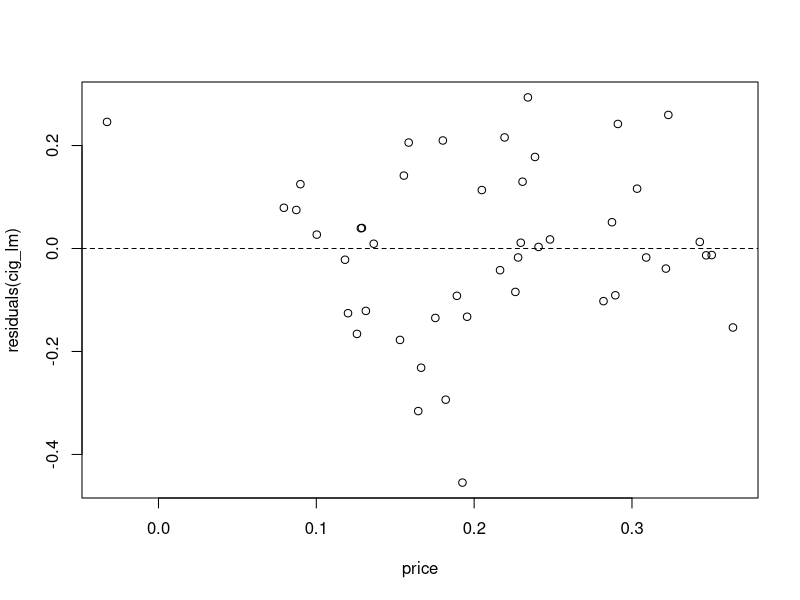
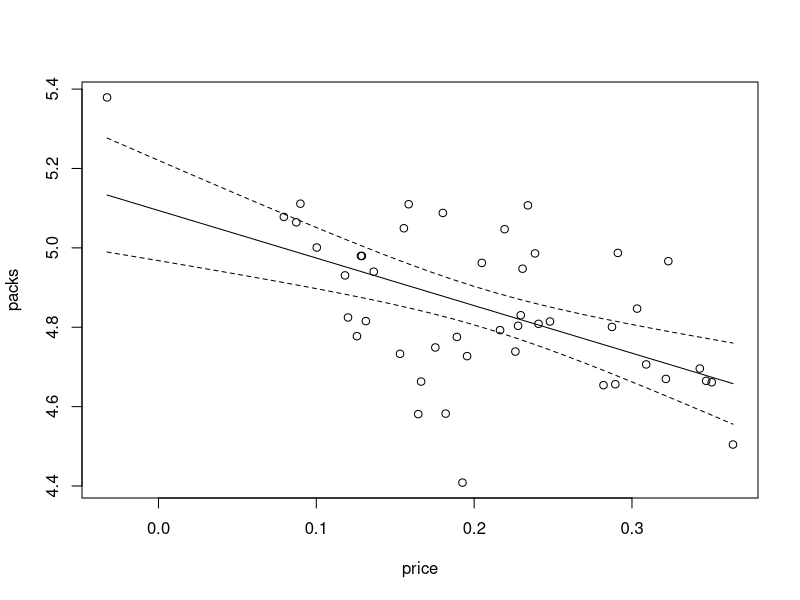
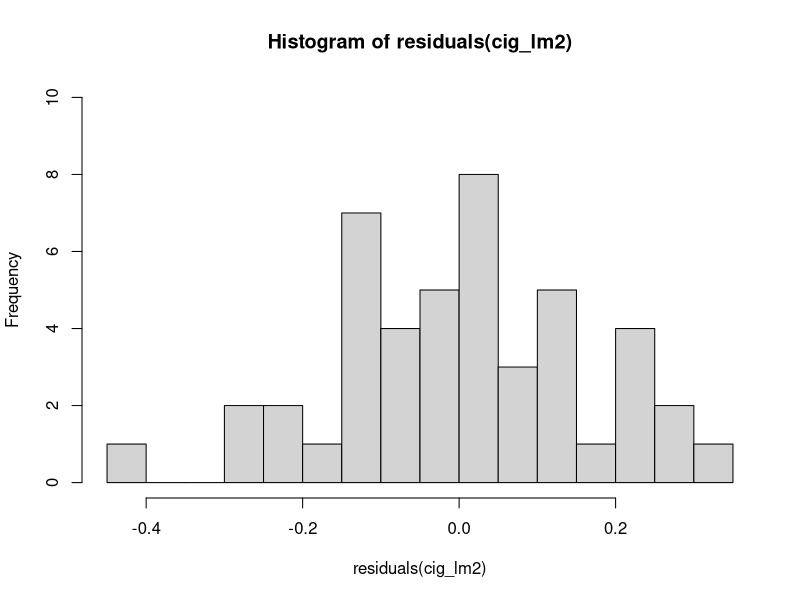
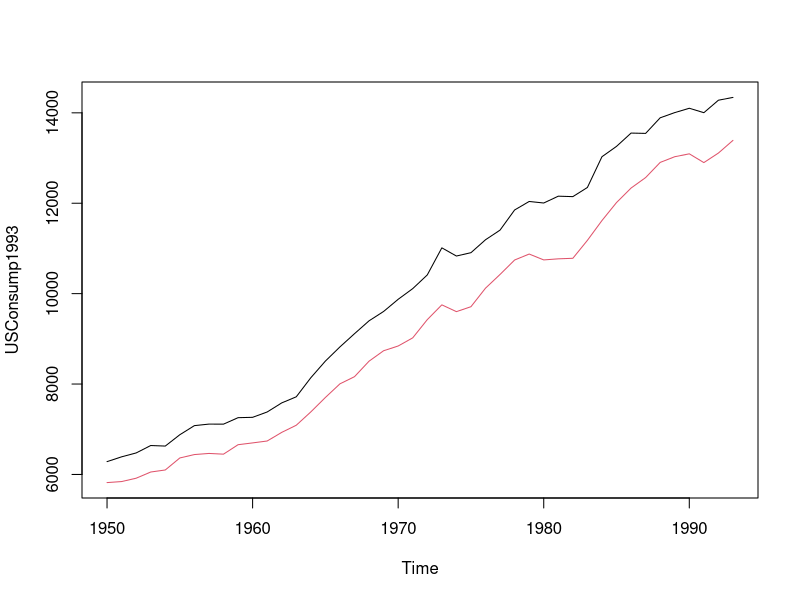
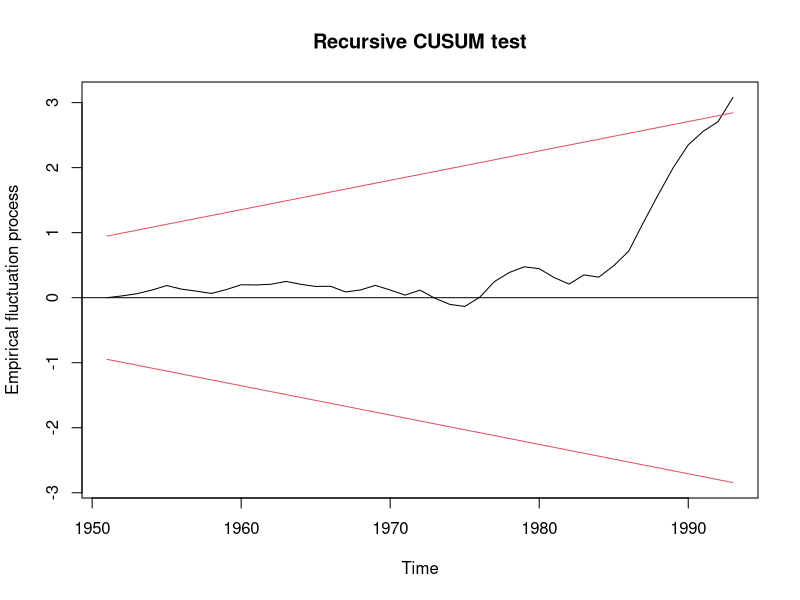
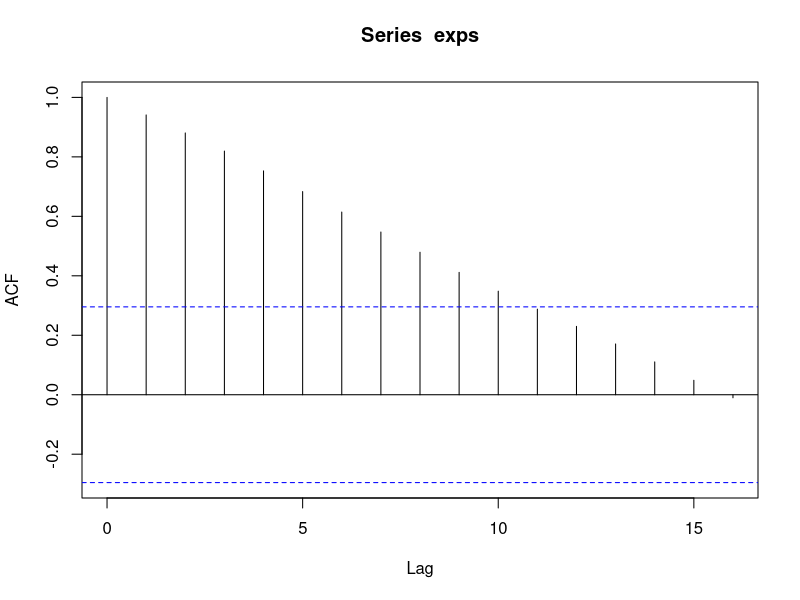
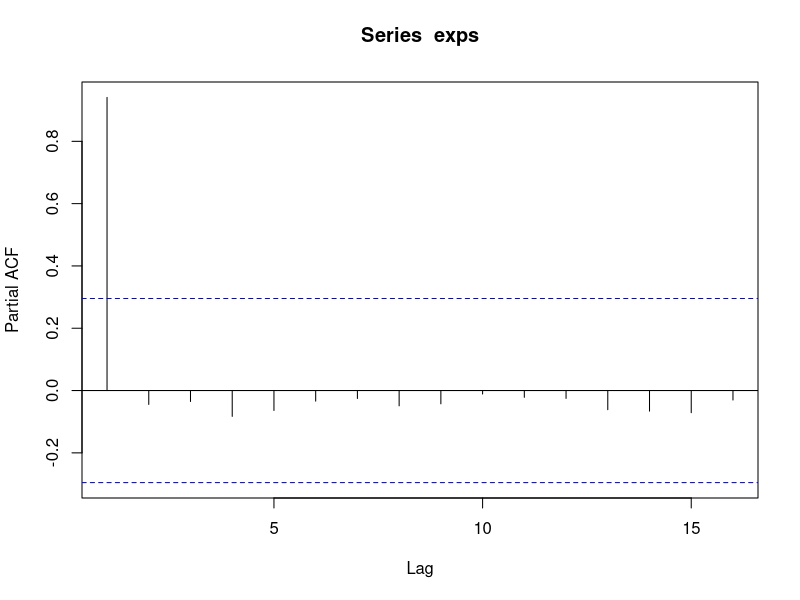
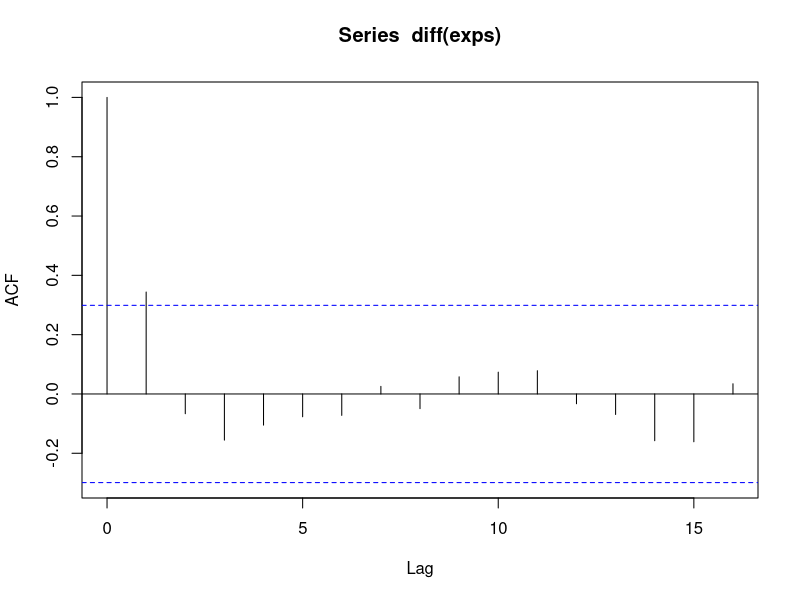

R code for these plots, in order:
library(AER)


### Name: Baltagi2002
### Title: Data and Examples from Baltagi (2002)
### Aliases: Baltagi2002
### Keywords: datasets

### ** Examples

################################
## Cigarette consumption data ##
################################

## data
data("CigarettesB", package = "AER")

## Table 3.3
cig_lm <- lm(packs ~ price, data = CigarettesB)
summary(cig_lm)

## Figure 3.9
plot(residuals(cig_lm) ~ price, data = CigarettesB)
abline(h = 0, lty = 2)

## Figure 3.10
cig_pred <- with(CigarettesB,
  data.frame(price = seq(from = min(price), to = max(price), length = 30)))
cig_pred <- cbind(cig_pred, predict(cig_lm, newdata = cig_pred, interval = "confidence"))
plot(packs ~ price, data = CigarettesB)
lines(fit ~ price, data = cig_pred)
lines(lwr ~ price, data = cig_pred, lty = 2)
lines(upr ~ price, data = cig_pred, lty = 2)

## Chapter 5: diagnostic tests (p. 111-115)
cig_lm2 <- lm(packs ~ price + income, data = CigarettesB)
summary(cig_lm2)
## Glejser tests (p. 112)
ares <- abs(residuals(cig_lm2))
summary(lm(ares ~ income, data = CigarettesB))
summary(lm(ares ~ I(1/income), data = CigarettesB))
summary(lm(ares ~ I(1/sqrt(income)), data = CigarettesB))
summary(lm(ares ~ sqrt(income), data = CigarettesB))
## Goldfeld-Quandt test (p. 112)
gqtest(cig_lm2, order.by = ~ income, data = CigarettesB, fraction = 12, alternative = "less")
## NOTE: Baltagi computes the test statistic as mss1/mss2,
## i.e., tries to find decreasing variances. gqtest() always uses
## mss2/mss1 and has an "alternative" argument.

## Spearman rank correlation test (p. 113)
cor.test(~ ares + income, data = CigarettesB, method = "spearman")
## Breusch-Pagan test (p. 113)
bptest(cig_lm2, varformula = ~ income, data = CigarettesB, student = FALSE)
## White test (Table 5.1, p. 113)
bptest(cig_lm2, ~ income * price + I(income^2) + I(price^2), data = CigarettesB)
## White HC standard errors (Table 5.2, p. 114)
coeftest(cig_lm2, vcov = vcovHC(cig_lm2, type = "HC1"))
## Jarque-Bera test (Figure 5.2, p. 115)
hist(residuals(cig_lm2), breaks = 16, ylim = c(0, 10), col = "lightgray")
library("tseries")
jarque.bera.test(residuals(cig_lm2))

## Tables 8.1 and 8.2
influence.measures(cig_lm2)


#####################################
## US consumption data (1950-1993) ##
#####################################

## data
data("USConsump1993", package = "AER")
plot(USConsump1993, plot.type = "single", col = 1:2)

## Chapter 5 (p. 122-125)
fm <- lm(expenditure ~ income, data = USConsump1993)
summary(fm)
## Durbin-Watson test (p. 122)
dwtest(fm)
## Breusch-Godfrey test (Table 5.4, p. 124)
bgtest(fm)
## Newey-West standard errors (Table 5.5, p. 125)
coeftest(fm, vcov = NeweyWest(fm, lag = 3, prewhite = FALSE, adjust = TRUE)) 

## Chapter 8
library("strucchange")
## Recursive residuals
rr <- recresid(fm)
rr
## Recursive CUSUM test
rcus <- efp(expenditure ~ income, data = USConsump1993)
plot(rcus)
sctest(rcus)
## Harvey-Collier test
harvtest(fm)
## NOTE" Mistake in Baltagi (2002) who computes
## the t-statistic incorrectly as 0.0733 via
mean(rr)/sd(rr)/sqrt(length(rr))
## whereas it should be (as in harvtest)
mean(rr)/sd(rr) * sqrt(length(rr))

## Rainbow test
raintest(fm, center = 23)

## J test for non-nested models
library("dynlm")
fm1 <- dynlm(expenditure ~ income + L(income), data = USConsump1993)
fm2 <- dynlm(expenditure ~ income + L(expenditure), data = USConsump1993)
jtest(fm1, fm2)

## Chapter 11
## Table 11.1 Instrumental-variables regression
usc <- as.data.frame(USConsump1993)
usc$investment <- usc$income - usc$expenditure
fm_ols <- lm(expenditure ~ income, data = usc)
fm_iv <- ivreg(expenditure ~ income | investment, data = usc)
## Hausman test
cf_diff <- coef(fm_iv) - coef(fm_ols)
vc_diff <- vcov(fm_iv) - vcov(fm_ols)
x2_diff <- as.vector(t(cf_diff) %*% solve(vc_diff) %*% cf_diff)
pchisq(x2_diff, df = 2, lower.tail = FALSE)

## Chapter 14
## ACF and PACF for expenditures and first differences
exps <- USConsump1993[, "expenditure"]
(acf(exps))
(pacf(exps))
(acf(diff(exps)))
(pacf(diff(exps)))

## dynamic regressions, eq. (14.8)
fm <- dynlm(d(exps) ~ I(time(exps) - 1949) + L(exps))
summary(fm)


################################
## Grunfeld's investment data ##
################################

## select the first three companies (as panel data)
data("Grunfeld", package = "AER")
pgr <- subset(Grunfeld, firm %in% levels(Grunfeld$firm)[1:3])
library("plm")
pgr <- pdata.frame(pgr, c("firm", "year"))

## Ex. 10.9
library("systemfit")
gr_ols <- systemfit(invest ~ value + capital, method = "OLS", data = pgr)
gr_sur <- systemfit(invest ~ value + capital, method = "SUR", data = pgr)


#########################################
## Panel study on income dynamics 1982 ##
#########################################

## data
data("PSID1982", package = "AER")

## Table 4.1
earn_lm <- lm(log(wage) ~ . + I(experience^2), data = PSID1982)
summary(earn_lm)

## Table 13.1
union_lpm <- lm(I(as.numeric(union) - 1) ~ . - wage, data = PSID1982)
union_probit <- glm(union ~ . - wage, data = PSID1982, family = binomial(link = "probit"))
union_logit <- glm(union ~ . - wage, data = PSID1982, family = binomial)
## probit OK, logit and LPM rather different.
